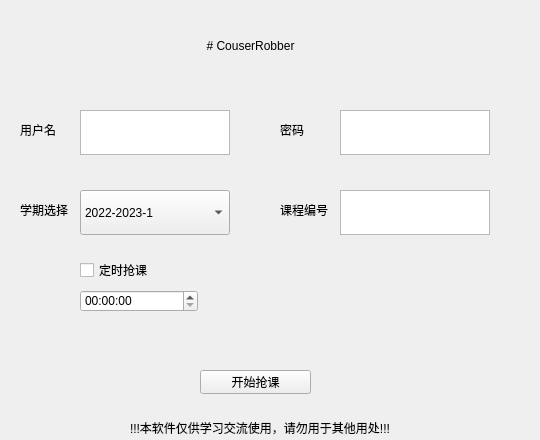
<?xml version="1.0" encoding="UTF-8"?>
<ui version="4.0">
 <class>Form</class>
 <widget class="QWidget" name="Form">
  <property name="enabled">
   <bool>true</bool>
  </property>
  <property name="geometry">
   <rect>
    <x>0</x>
    <y>0</y>
    <width>540</width>
    <height>440</height>
   </rect>
  </property>
  <property name="windowTitle">
   <string>CouserRobber</string>
  </property>
  <widget class="QLabel" name="label">
   <property name="geometry">
    <rect>
     <x>130</x>
     <y>20</y>
     <width>241</width>
     <height>51</height>
    </rect>
   </property>
   <property name="text">
    <string># CouserRobber</string>
   </property>
   <property name="textFormat">
    <enum>Qt::MarkdownText</enum>
   </property>
   <property name="alignment">
    <set>Qt::AlignCenter</set>
   </property>
  </widget>
  <widget class="QTextEdit" name="User">
   <property name="geometry">
    <rect>
     <x>80</x>
     <y>110</y>
     <width>150</width>
     <height>45</height>
    </rect>
   </property>
   <property name="markdown">
    <string/>
   </property>
   <property name="html">
    <string>&lt;!DOCTYPE HTML PUBLIC &quot;-//W3C//DTD HTML 4.0//EN&quot; &quot;http://www.w3.org/TR/REC-html40/strict.dtd&quot;&gt;
&lt;html&gt;&lt;head&gt;&lt;meta name=&quot;qrichtext&quot; content=&quot;1&quot; /&gt;&lt;meta charset=&quot;utf-8&quot; /&gt;&lt;style type=&quot;text/css&quot;&gt;
p, li { white-space: pre-wrap; }
hr { height: 1px; border-width: 0; }
&lt;/style&gt;&lt;/head&gt;&lt;body style=&quot; font-family:'Microsoft YaHei UI'; font-size:9pt; font-weight:400; font-style:normal;&quot;&gt;
&lt;p style=&quot;-qt-paragraph-type:empty; margin-top:0px; margin-bottom:0px; margin-left:0px; margin-right:0px; -qt-block-indent:0; text-indent:0px;&quot;&gt;&lt;br /&gt;&lt;/p&gt;&lt;/body&gt;&lt;/html&gt;</string>
   </property>
  </widget>
  <widget class="QComboBox" name="year">
   <property name="geometry">
    <rect>
     <x>80</x>
     <y>190</y>
     <width>150</width>
     <height>45</height>
    </rect>
   </property>
   <property name="currentText">
    <string>2022-2023-1</string>
   </property>
   <item>
    <property name="text">
     <string>2022-2023-1</string>
    </property>
   </item>
   <item>
    <property name="text">
     <string>2021-2022-2</string>
    </property>
   </item>
   <item>
    <property name="text">
     <string>2021-2022-1</string>
    </property>
   </item>
  </widget>
  <widget class="QTextEdit" name="Pwd">
   <property name="geometry">
    <rect>
     <x>340</x>
     <y>110</y>
     <width>150</width>
     <height>45</height>
    </rect>
   </property>
  </widget>
  <widget class="QLabel" name="label_2">
   <property name="geometry">
    <rect>
     <x>20</x>
     <y>120</y>
     <width>50</width>
     <height>20</height>
    </rect>
   </property>
   <property name="text">
    <string>用户名</string>
   </property>
  </widget>
  <widget class="QLabel" name="label_3">
   <property name="geometry">
    <rect>
     <x>280</x>
     <y>120</y>
     <width>50</width>
     <height>20</height>
    </rect>
   </property>
   <property name="text">
    <string>密码</string>
   </property>
  </widget>
  <widget class="QLabel" name="label_4">
   <property name="geometry">
    <rect>
     <x>20</x>
     <y>200</y>
     <width>50</width>
     <height>20</height>
    </rect>
   </property>
   <property name="text">
    <string>学期选择</string>
   </property>
  </widget>
  <widget class="QLabel" name="label_5">
   <property name="geometry">
    <rect>
     <x>280</x>
     <y>200</y>
     <width>50</width>
     <height>20</height>
    </rect>
   </property>
   <property name="text">
    <string>课程编号</string>
   </property>
  </widget>
  <widget class="QTextEdit" name="classKey">
   <property name="geometry">
    <rect>
     <x>340</x>
     <y>190</y>
     <width>150</width>
     <height>45</height>
    </rect>
   </property>
  </widget>
  <widget class="QPushButton" name="pushButton">
   <property name="geometry">
    <rect>
     <x>200</x>
     <y>370</y>
     <width>111</width>
     <height>24</height>
    </rect>
   </property>
   <property name="text">
    <string>开始抢课</string>
   </property>
  </widget>
  <widget class="QLabel" name="label_6">
   <property name="geometry">
    <rect>
     <x>130</x>
     <y>420</y>
     <width>281</width>
     <height>16</height>
    </rect>
   </property>
   <property name="text">
    <string>!!!本软件仅供学习交流使用，请勿用于其他用处!!!</string>
   </property>
  </widget>
  <widget class="QCheckBox" name="checkBox">
   <property name="geometry">
    <rect>
     <x>80</x>
     <y>260</y>
     <width>91</width>
     <height>20</height>
    </rect>
   </property>
   <property name="text">
    <string>定时抢课</string>
   </property>
  </widget>
  <widget class="QTimeEdit" name="date">
   <property name="geometry">
    <rect>
     <x>80</x>
     <y>290</y>
     <width>118</width>
     <height>22</height>
    </rect>
   </property>
  </widget>
 </widget>
 <resources/>
 <connections/>
</ui>
